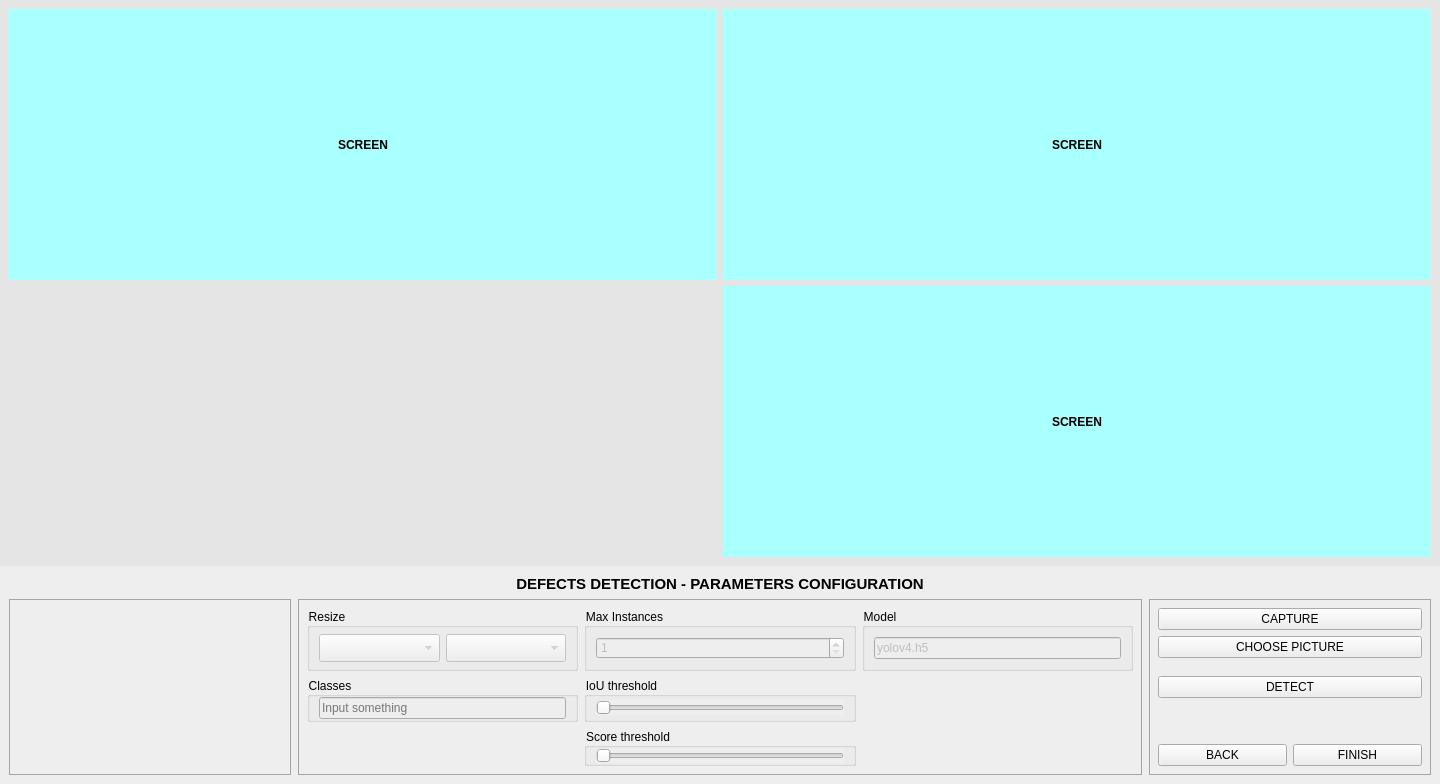
<?xml version="1.0" encoding="UTF-8"?>
<ui version="4.0">
 <class>SideErrorDetectScreen</class>
 <widget class="QWidget" name="SideErrorDetectScreen">
  <property name="geometry">
   <rect>
    <x>0</x>
    <y>0</y>
    <width>1440</width>
    <height>784</height>
   </rect>
  </property>
  <property name="windowTitle">
   <string>Form</string>
  </property>
  <property name="autoFillBackground">
   <bool>false</bool>
  </property>
  <property name="styleSheet">
   <string notr="true">background:#E5E5E5</string>
  </property>
  <layout class="QVBoxLayout" name="verticalLayout" stretch="8,2">
   <property name="spacing">
    <number>0</number>
   </property>
   <property name="leftMargin">
    <number>0</number>
   </property>
   <property name="topMargin">
    <number>0</number>
   </property>
   <property name="rightMargin">
    <number>0</number>
   </property>
   <property name="bottomMargin">
    <number>0</number>
   </property>
   <item>
    <widget class="QWidget" name="containerScreen" native="true">
     <property name="autoFillBackground">
      <bool>false</bool>
     </property>
     <layout class="QGridLayout" name="gridLayout">
      <item row="1" column="1">
       <widget class="QLabel" name="screen4">
        <property name="styleSheet">
         <string notr="true">background-color: #AFF;font-weight:bold;</string>
        </property>
        <property name="text">
         <string>SCREEN</string>
        </property>
        <property name="alignment">
         <set>Qt::AlignCenter</set>
        </property>
       </widget>
      </item>
      <item row="1" column="0">
       <widget class="QWidget" name="horizontalWidget" native="true">
        <layout class="QHBoxLayout" name="horizontalLayout_2">
         <item>
          <widget class="QWidget" name="widget_2" native="true">
           <layout class="QVBoxLayout" name="verticalLayout_6">
            <property name="leftMargin">
             <number>0</number>
            </property>
            <property name="topMargin">
             <number>0</number>
            </property>
            <property name="rightMargin">
             <number>0</number>
            </property>
            <property name="bottomMargin">
             <number>0</number>
            </property>
           </layout>
          </widget>
         </item>
         <item>
          <widget class="QWidget" name="widget" native="true"/>
         </item>
        </layout>
       </widget>
      </item>
      <item row="0" column="1">
       <widget class="QLabel" name="screen2">
        <property name="styleSheet">
         <string notr="true">background-color: #AFF;font-weight:bold;</string>
        </property>
        <property name="text">
         <string>SCREEN</string>
        </property>
        <property name="alignment">
         <set>Qt::AlignCenter</set>
        </property>
       </widget>
      </item>
      <item row="0" column="0">
       <widget class="QLabel" name="screen1">
        <property name="styleSheet">
         <string notr="true">background-color: #AFF;font-weight:bold;</string>
        </property>
        <property name="text">
         <string>SCREEN</string>
        </property>
        <property name="alignment">
         <set>Qt::AlignCenter</set>
        </property>
       </widget>
      </item>
     </layout>
    </widget>
   </item>
   <item>
    <widget class="QWidget" name="containerConfig" native="true">
     <property name="autoFillBackground">
      <bool>false</bool>
     </property>
     <property name="styleSheet">
      <string notr="true">background-color: #EEEEEE</string>
     </property>
     <layout class="QVBoxLayout" name="verticalLayout_2" stretch="1,9">
      <item>
       <widget class="QLabel" name="lblTitle">
        <property name="font">
         <font>
          <pointsize>11</pointsize>
          <weight>75</weight>
          <bold>true</bold>
         </font>
        </property>
        <property name="styleSheet">
         <string notr="true">text-align:center;
font-weight:bold;</string>
        </property>
        <property name="text">
         <string>DEFECTS DETECTION - PARAMETERS CONFIGURATION</string>
        </property>
        <property name="alignment">
         <set>Qt::AlignCenter</set>
        </property>
       </widget>
      </item>
      <item>
       <widget class="QWidget" name="containerParam" native="true">
        <layout class="QHBoxLayout" name="horizontalLayout" stretch="2,6,2">
         <property name="spacing">
          <number>7</number>
         </property>
         <property name="sizeConstraint">
          <enum>QLayout::SetDefaultConstraint</enum>
         </property>
         <property name="leftMargin">
          <number>0</number>
         </property>
         <property name="topMargin">
          <number>0</number>
         </property>
         <property name="rightMargin">
          <number>0</number>
         </property>
         <property name="bottomMargin">
          <number>0</number>
         </property>
         <item>
          <widget class="QWidget" name="containerLeft" native="true">
           <property name="styleSheet">
            <string notr="true">#containerLeft {
	border: 1px solid #A5A5A5
}</string>
           </property>
           <layout class="QVBoxLayout" name="verticalLayout_10" stretch="">
            <property name="bottomMargin">
             <number>12</number>
            </property>
           </layout>
          </widget>
         </item>
         <item>
          <widget class="QWidget" name="containerMid" native="true">
           <property name="styleSheet">
            <string notr="true">#containerMid {
	border: 1px solid #A5A5A5
}</string>
           </property>
           <layout class="QGridLayout" name="gridLayout_2" columnstretch="1,1,1">
            <item row="2" column="1">
             <widget class="QGroupBox" name="groupScoreThresh">
              <property name="title">
               <string>Score threshold</string>
              </property>
              <layout class="QVBoxLayout" name="verticalLayout_4">
               <property name="topMargin">
                <number>0</number>
               </property>
               <property name="bottomMargin">
                <number>0</number>
               </property>
               <item>
                <widget class="QSlider" name="sldScoreThresh">
                 <property name="enabled">
                  <bool>false</bool>
                 </property>
                 <property name="minimum">
                  <number>0</number>
                 </property>
                 <property name="maximum">
                  <number>100</number>
                 </property>
                 <property name="value">
                  <number>0</number>
                 </property>
                 <property name="orientation">
                  <enum>Qt::Horizontal</enum>
                 </property>
                </widget>
               </item>
              </layout>
             </widget>
            </item>
            <item row="0" column="1">
             <widget class="QGroupBox" name="groupMaxInstances">
              <property name="title">
               <string>Max Instances</string>
              </property>
              <layout class="QHBoxLayout" name="horizontalLayout_7">
               <item>
                <widget class="QSpinBox" name="inpMaxInstances">
                 <property name="enabled">
                  <bool>false</bool>
                 </property>
                 <property name="minimum">
                  <number>1</number>
                 </property>
                 <property name="maximum">
                  <number>100</number>
                 </property>
                </widget>
               </item>
              </layout>
             </widget>
            </item>
            <item row="0" column="0">
             <widget class="QGroupBox" name="groupCbbResize">
              <property name="title">
               <string>Resize</string>
              </property>
              <layout class="QHBoxLayout" name="horizontalLayout_4">
               <property name="topMargin">
                <number>0</number>
               </property>
               <property name="bottomMargin">
                <number>0</number>
               </property>
               <item>
                <widget class="QComboBox" name="cbbWidth">
                 <property name="enabled">
                  <bool>false</bool>
                 </property>
                 <property name="autoFillBackground">
                  <bool>false</bool>
                 </property>
                 <property name="styleSheet">
                  <string notr="true">height:22px</string>
                 </property>
                 <property name="editable">
                  <bool>false</bool>
                 </property>
                 <property name="currentText">
                  <string>Width</string>
                 </property>
                 <property name="placeholderText">
                  <string>Width</string>
                 </property>
                 <item>
                  <property name="text">
                   <string>Item 1</string>
                  </property>
                 </item>
                 <item>
                  <property name="text">
                   <string>Item 2</string>
                  </property>
                 </item>
                </widget>
               </item>
               <item>
                <widget class="QComboBox" name="cbbHeight">
                 <property name="enabled">
                  <bool>false</bool>
                 </property>
                 <property name="autoFillBackground">
                  <bool>false</bool>
                 </property>
                 <property name="styleSheet">
                  <string notr="true">height:22px</string>
                 </property>
                 <property name="editable">
                  <bool>false</bool>
                 </property>
                 <property name="currentText">
                  <string>Height</string>
                 </property>
                 <property name="placeholderText">
                  <string>Height</string>
                 </property>
                 <item>
                  <property name="text">
                   <string>Item 1</string>
                  </property>
                 </item>
                 <item>
                  <property name="text">
                   <string>Item 2</string>
                  </property>
                 </item>
                </widget>
               </item>
              </layout>
             </widget>
            </item>
            <item row="1" column="1">
             <widget class="QGroupBox" name="groupIoUThresh">
              <property name="title">
               <string>IoU threshold</string>
              </property>
              <layout class="QVBoxLayout" name="verticalLayout_3">
               <property name="topMargin">
                <number>0</number>
               </property>
               <property name="bottomMargin">
                <number>0</number>
               </property>
               <item>
                <widget class="QSlider" name="sldIoUThresh">
                 <property name="enabled">
                  <bool>false</bool>
                 </property>
                 <property name="maximum">
                  <number>100</number>
                 </property>
                 <property name="value">
                  <number>0</number>
                 </property>
                 <property name="orientation">
                  <enum>Qt::Horizontal</enum>
                 </property>
                </widget>
               </item>
              </layout>
             </widget>
            </item>
            <item row="0" column="2">
             <widget class="QGroupBox" name="groupModel">
              <property name="title">
               <string>Model</string>
              </property>
              <layout class="QHBoxLayout" name="horizontalLayout_6">
               <property name="topMargin">
                <number>0</number>
               </property>
               <property name="bottomMargin">
                <number>0</number>
               </property>
               <item>
                <widget class="QLineEdit" name="inpModelChoice">
                 <property name="enabled">
                  <bool>false</bool>
                 </property>
                 <property name="inputMask">
                  <string/>
                 </property>
                 <property name="text">
                  <string>yolov4.h5</string>
                 </property>
                 <property name="placeholderText">
                  <string>Input something</string>
                 </property>
                </widget>
               </item>
              </layout>
             </widget>
            </item>
            <item row="1" column="0">
             <widget class="QGroupBox" name="groupClasses">
              <property name="title">
               <string>Classes</string>
              </property>
              <layout class="QHBoxLayout" name="horizontalLayout_5">
               <property name="topMargin">
                <number>0</number>
               </property>
               <property name="bottomMargin">
                <number>0</number>
               </property>
               <item>
                <widget class="QLineEdit" name="inpClasses">
                 <property name="enabled">
                  <bool>false</bool>
                 </property>
                 <property name="inputMask">
                  <string/>
                 </property>
                 <property name="text">
                  <string/>
                 </property>
                 <property name="placeholderText">
                  <string>Input something</string>
                 </property>
                </widget>
               </item>
              </layout>
             </widget>
            </item>
           </layout>
          </widget>
         </item>
         <item>
          <widget class="QWidget" name="containerRight" native="true">
           <property name="styleSheet">
            <string notr="true">#containerRight {
	border: 1px solid #A5A5A5
}</string>
           </property>
           <layout class="QVBoxLayout" name="verticalLayout_16">
            <item alignment="Qt::AlignTop">
             <widget class="QWidget" name="containerVerticalBtn" native="true">
              <layout class="QVBoxLayout" name="verticalLayout_17">
               <property name="leftMargin">
                <number>0</number>
               </property>
               <property name="topMargin">
                <number>0</number>
               </property>
               <property name="rightMargin">
                <number>0</number>
               </property>
               <property name="bottomMargin">
                <number>0</number>
               </property>
               <item>
                <widget class="QPushButton" name="btnCapture">
                 <property name="text">
                  <string>CAPTURE</string>
                 </property>
                </widget>
               </item>
               <item>
                <widget class="QPushButton" name="btnChoosePicture">
                 <property name="text">
                  <string>CHOOSE PICTURE</string>
                 </property>
                </widget>
               </item>
              </layout>
             </widget>
            </item>
            <item>
             <widget class="QPushButton" name="btnDetect">
              <property name="text">
               <string>DETECT</string>
              </property>
             </widget>
            </item>
            <item alignment="Qt::AlignBottom">
             <widget class="QWidget" name="containerNavBtn" native="true">
              <layout class="QHBoxLayout" name="horizontalLayout_3">
               <property name="leftMargin">
                <number>0</number>
               </property>
               <property name="topMargin">
                <number>0</number>
               </property>
               <property name="rightMargin">
                <number>0</number>
               </property>
               <property name="bottomMargin">
                <number>0</number>
               </property>
               <item>
                <widget class="QPushButton" name="btnBack">
                 <property name="text">
                  <string>BACK</string>
                 </property>
                </widget>
               </item>
               <item>
                <widget class="QPushButton" name="btnFinish">
                 <property name="text">
                  <string>FINISH</string>
                 </property>
                </widget>
               </item>
              </layout>
             </widget>
            </item>
           </layout>
          </widget>
         </item>
        </layout>
       </widget>
      </item>
     </layout>
    </widget>
   </item>
  </layout>
 </widget>
 <resources/>
 <connections/>
</ui>
